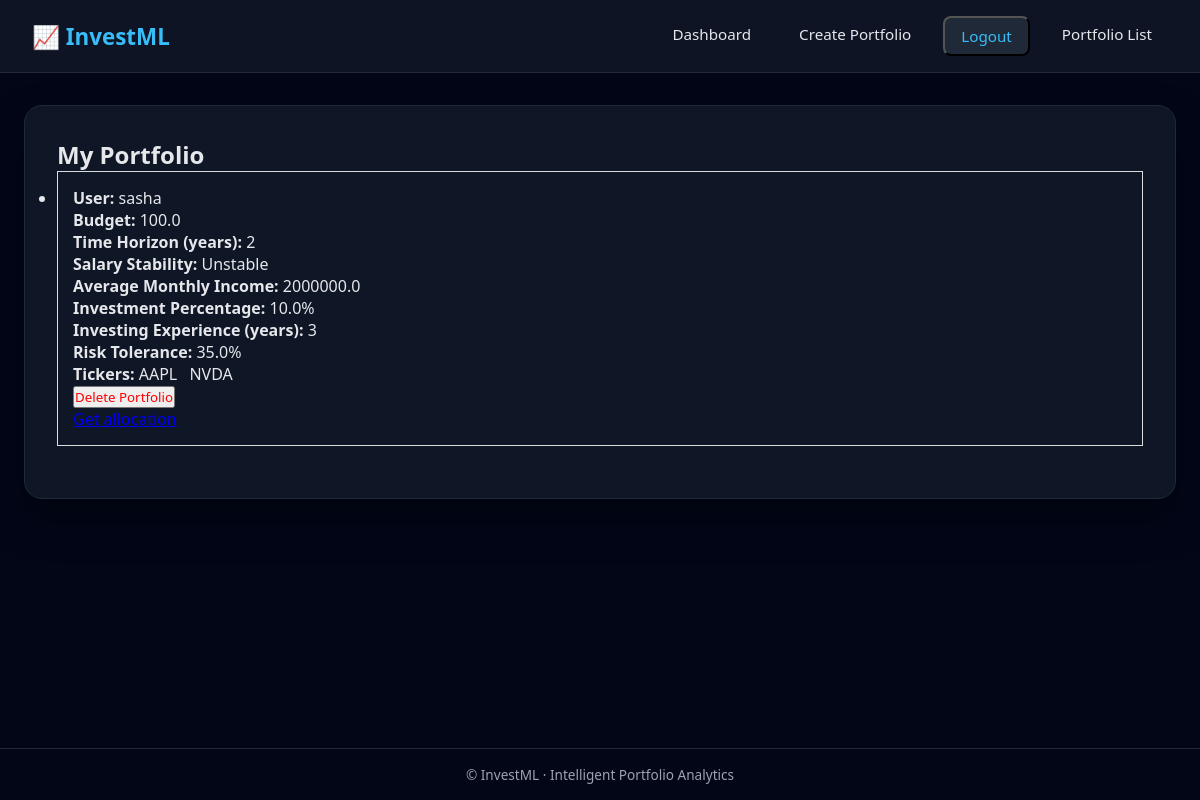
The app's page /portfolio_list/ (signed in), older data.
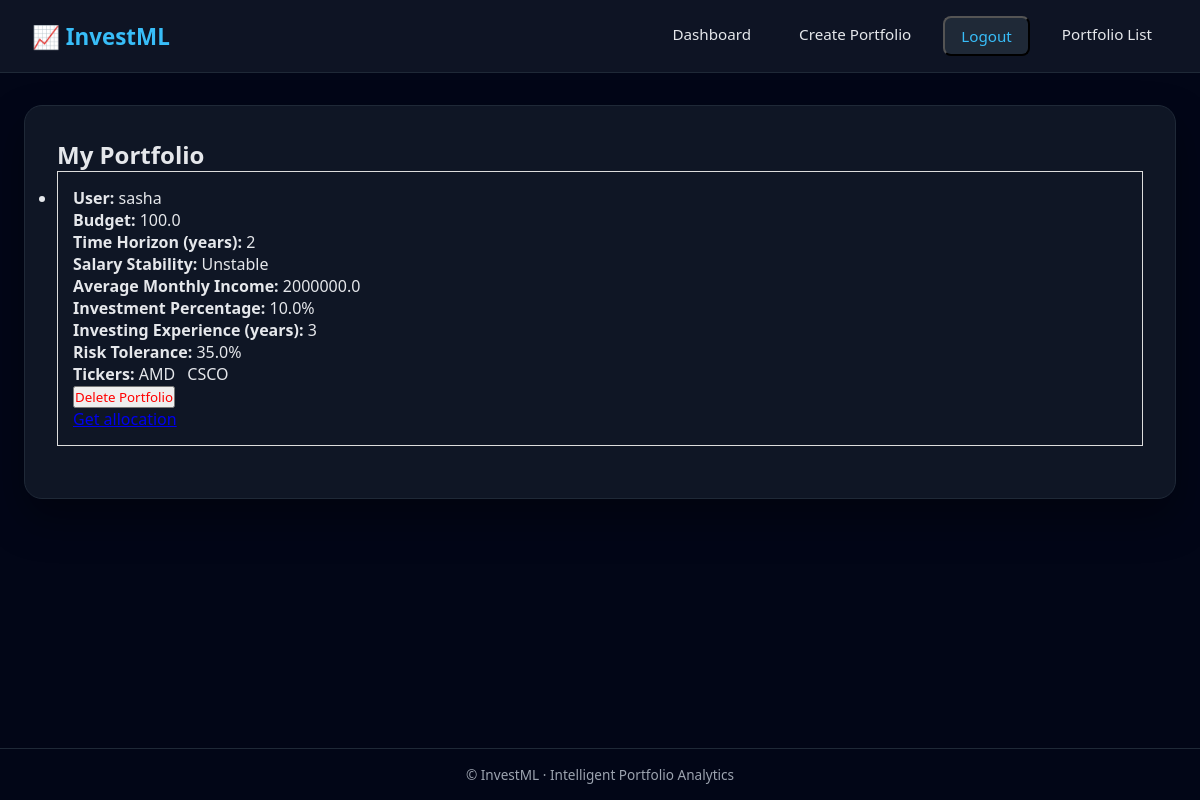
The same page, newer data.
### investML/models.py (models this page shows, shortened)
class  Portfolio(models.Model):
    STABILITY_CHOICES = [
        (1, "Very unstable"),
        (2, "Unstable"),
        (3, "Average"),
        (4, "Stable"),
        (5, "Very stable"),
    ]
    user = models.OneToOneField(
        settings.AUTH_USER_MODEL,
        on_delete=models.CASCADE,
        related_name="portfolios"
    )
    budget = models.FloatField(default=0)
    time_horizon_years = models.PositiveIntegerField(
        help_text="How many years until you need this money"
    )
    salary_stability = models.IntegerField(
        choices=STABILITY_CHOICES
    )
    average_monthly_income = models.FloatField(default=0)
    investment_percentage = models.FloatField(
        help_text="Percentage of savings to invest (0–100)"
    )
    investing_experience_years = models.IntegerField(
        help_text="Years of investing experience (0–4)"
    )
    tickers =  models.ManyToManyField(Tickers, related_name='portfolios')
    risk =   models.FloatField(default=0.0)
    MAX_TICKERS = 10

class Tickers(models.Model):
    ticker = models.CharField(max_length=100)
    prediction = models.FloatField(default=42.0)
    user = models.ForeignKey(
        settings.AUTH_USER_MODEL,
        on_delete=models.CASCADE,
        related_name="tickers",default=None
    )
    def __str__(self):
        return self.ticker

### investML/views.py (the view)
# urls.py: path("portfolio_list/", portfolio_list, name="portfolio_list"),
@login_required
def portfolio_list(request):
    portfolios = Portfolio.objects.filter(user=request.user)
    return render(
        request,
        "portfolio_list.html",
        {"portfolios": portfolios}
    )

### investML/templates/portfolio_list.html (shortened to what this page needs)
{% extends 'base.html' %}
{% block content %}
<h2>My Portfolio</h2>
<ul>
    {% for p in portfolios %}
        <li style="margin-bottom: 20px; padding: 15px; border: 1px solid #ddd;">
            <p><strong>User:</strong> {{ p.user.username }}</p>
            <p><strong>Budget:</strong> {{ p.budget }}</p>
            <p><strong>Time Horizon (years):</strong> {{ p.time_horizon_years }}</p>
            <p><strong>Salary Stability:</strong> {{ p.get_salary_stability_display }}</p>
            <p><strong>Average Monthly Income:</strong> {{ p.average_monthly_income }}</p>
            <p><strong>Investment Percentage:</strong> {{ p.investment_percentage }}%</p>
            <p><strong>Investing Experience (years):</strong> {{ p.investing_experience_years }}</p>
            <p><strong>Risk Tolerance:</strong> {{ p.risk}}%</p>
            <p><strong>Tickers:</strong>
                {% for t in p.tickers.all %}
                    <span style="margin-right: 8px;">{{ t }}</span>
                {% empty %}
                    <em>No tickers selected</em>
                {% endfor %}
            </p>
            <form method="post" action="{% url 'delete_portfolio' p.id %}">
                <button type="submit" style="color:red;">
                    Delete Portfolio
                </button>
            </form>
            <a href ="{% url 'allocation'  %}">Get allocation</a>
        </li>
    {% empty %}
        <li>No portfolios yet</li>
    {% endfor %}
</ul>
{% endblock content %}

### investML/templates/base.html (shortened to what this page needs)
<!DOCTYPE html>
<html lang="en">
<head>
</head>
<body>
<header>
    <h1>📈 InvestML</h1>
    <nav>
        <a href="{% url 'dashboard' %}">Dashboard</a>
        <a href="{% url 'create_portfolio' %}">Create Portfolio</a>
{% if user.is_authenticated %}
    <form method="post" action="{% url 'logout' %}" style="display:inline;">
        <button  type="submit" >
            Logout
        </button>
    </form>
    <a href="{% url 'portfolio_list' %}">Portfolio List</a>
        {% else %}
            <a href="{% url 'login' %}">Login</a>
            <a href="{% url 'sign_up' %}">Sign Up</a>
            <a href="{% url 'portfolio_list' %}">Portfolio List</a>
            <a href="{% url 'choose_tickers' %}">choose_tickers</a>
        {% endif %}
    </nav>
</header>
<main>
    <div class="card">
        {% block content %}
        {% endblock content %}
    </div>
</main>
<footer>
    © {{ now|date:"Y" }} InvestML · Intelligent Portfolio Analytics
</footer>
</body>
</html>

### investML/templates/base.html (style rules this page uses)
:root { --bg: #0f172a; --card: #111827; --primary: #38bdf8; --secondary: #22c55e; --text: #e5e7eb; --muted: #9ca3af; --border: #1f2937; }
* { margin: 0; padding: 0; box-sizing: border-box; font-family: system-ui, -apple-system, BlinkMacSystemFont, "Segoe UI", sans-serif; }
body { background: linear-gradient(135deg, #020617, #020617); color: var(--text); min-height: 100vh; display: flex; flex-direction: column; }
header { background: rgba(17, 24, 39, 0.85); backdrop-filter: blur(10px); border-bottom: 1px solid var(--border); padding: 1rem 2rem; display: flex; align-items: center; justify-content: space-between; }
header h1 { font-size: 1.4rem; font-weight: 700; color: var(--primary); }
nav { display: flex; gap: 1rem; flex-wrap: wrap; }
nav a, nav button { text-decoration: none; color: var(--text); padding: 0.5rem 1rem; border-radius: 8px; transition: all 0.25s ease; font-size: 0.95rem; }
nav button { background: var(--border); color: var(--primary); }
main { flex: 1; max-width: 1200px; width: 100%; margin: 0 auto; padding: 2rem 1.5rem; }
.card { background: rgba(17, 24, 39, 0.9); border: 1px solid var(--border); border-radius: 18px; padding: 2rem; box-shadow: 0 20px 40px rgba(0, 0, 0, 0.35); }
footer { border-top: 1px solid var(--border); padding: 1rem; text-align: center; font-size: 0.85rem; color: var(--muted); }

Row changes from the older to the newer data that the page shows:
removed Tickers: ticker "AAPL"
removed Tickers: ticker "NVDA"
added Tickers: ticker "AMD"
added Tickers: ticker "CSCO"
